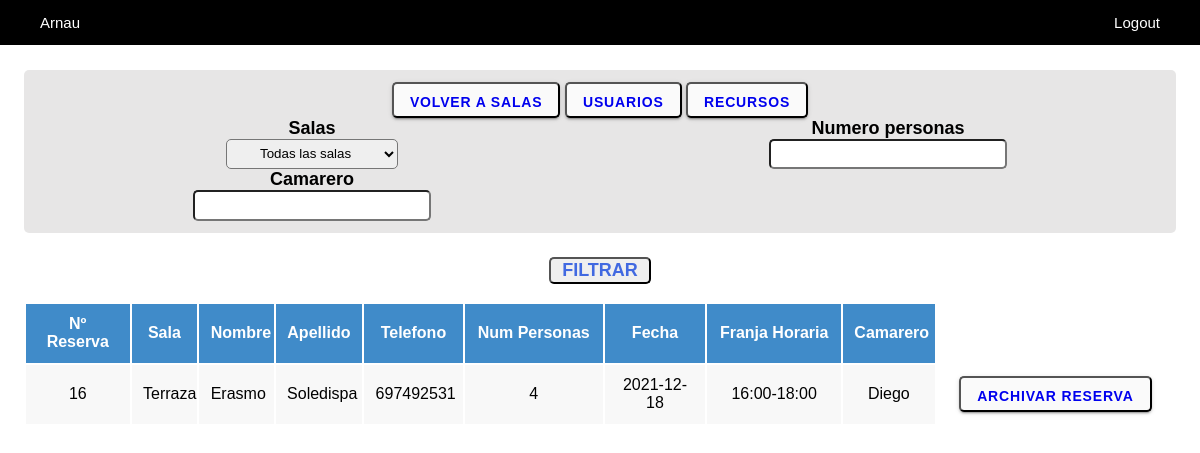
/view/zona.reserva.php (signed in), run on the app's committed database.
### tables this page shows
CREATE TABLE `tbl_reserva` (
  `id_r` int(11) NOT NULL,
  `nombre_r` varchar(45) DEFAULT NULL,
  `apellido_r` varchar(45) DEFAULT NULL,
  `telefono_r` int(9) DEFAULT NULL,
  `fecha_r` date DEFAULT NULL,
  `num_personas_r` int(11) DEFAULT NULL,
  `franja_horaria_r` tinyint(4) DEFAULT NULL,
  `hora_cierre_r` time DEFAULT NULL,
  `activa_r` enum('si','no') NOT NULL,
  `id_u` int(11) DEFAULT NULL
);

CREATE TABLE `tbl_sala` (
  `id_s` int(11) NOT NULL,
  `nombre_s` varchar(45) DEFAULT NULL,
  `descripcion_s` varchar(100) DEFAULT NULL,
  `img_s` varchar(100) DEFAULT NULL,
  `disponibilidad_s` enum('si','no') DEFAULT NULL
);

CREATE TABLE `tbl_usuario` (
  `id_u` int(11) NOT NULL,
  `nombre_u` varchar(45) DEFAULT NULL,
  `apellido_u` varchar(45) DEFAULT NULL,
  `correo_u` varchar(100) DEFAULT NULL,
  `contraseña_u` varchar(45) DEFAULT NULL,
  `tipo_u` enum('camarero','administrador') DEFAULT NULL,
  `disponibilidad_u` enum('si','no') DEFAULT NULL
);

### view/zona.reserva.php (the view, shortened to what this page needs)
<?php
require_once "../services/connection.php";
if ($_SESSION['email']=="") {
    header("location:login.php");
}else{
    ?>
    <!DOCTYPE html>
    <html lang="en">
    <head>
        <link rel="stylesheet" type="text/css" href="../css/styles.css">
    </head>
    <body>
        <ul class="padding-lat">
            <li><a><?php echo $_SESSION["nombre"];?></a></li>
            <li class="right">
                <a href="../proceses/logout.proc.php">Logout</a>
            </li>
        </ul>
        <div class="row padding-top padding-lat">
            <div class="fondo">
            <button type="submit"><a type='button' href='zona.sala.php'>Volver a salas</a></button>
            <button type="submit"><a type='button' href='zona.usuarios.php'>Usuarios</a></button>
            <button type="submit"><a type='button' href='zona.recursos.php'>Recursos</a></button>
                <form action="zona.reserva.php" method="post">
                    <div class="column-4">
                        <label for="sala">Salas</label><br>
                        <select name="sala" class="casilla">
                        <option value="" default>Todas las salas</option>
                                <?php
                                    try{
                                        $pdo->beginTransaction();
                                        $pdo->commit();
                                    } catch (Exception $e) {
                                        $pdo->rollBack();
                                        echo "Fallo: " . $e->getMessage();
                                    }
                                ?>
                        </select>
                    </div>
                    <div class="column-4">
                        <label for="numpersonas">Numero personas</label><br>
                        <input type="number" name="numpersonas" class="casilla">
                    </div>
                    <div class="column-4">
                        <label for="camarero">Camarero</label><br>
                        <input type="text" name="camarero" class="casilla">
                    </div>
                    <div class="column-1">
                        <br><br><input type="submit" value="FILTRAR" name="filtrar" class="filtrar">
                    </div>
                </form>
            </div>
        </div><br>
        <?php
        if (isset($_POST['filtrar'])) {
            $sala=$_POST['sala'];
            $numpersonas=$_POST['numpersonas'];
            $camarero=$_POST['camarero'];
            $data = array();
            if (!empty($sala)){
                $data[]="nombre_s = '{$sala}'";
            }
            if (!empty($numpersonas)){
                $data[]="num_personas_r = {$numpersonas}";
            }
            if (!empty($camarero)){
                $data[]="nombre_u = '{$camarero}'";
            }
            $anadir= implode(',',$data);
            $filtro=$pdo->prepare("SELECT r.*, mr.*, m.*, u.*, s.* FROM  tbl_reserva r
            LEFT JOIN `tbl_mesa/reserva` mr on r.id_r=mr.id_reserva
            LEFT JOIN tbl_mesa m on mr.id_mesa=m.id_m
            LEFT JOIN tbl_usuario u on r.id_u=u.id_u
            LEFT JOIN tbl_sala s on m.id_s=s.id_s
            WHERE {$anadir}
            ORDER BY fecha_r DESC , franja_horaria_r DESC");
                    try{
                        $pdo->beginTransaction();
                        $filtro->execute();
                        echo  "<div class='row padding-top-less padding-lat'>";
                        echo  "<table>";
                        echo  "<tr>";
                        echo  "<th class='blue'>Nº Reserva</th>";
                        echo  "<th class='blue'>Sala</th>";
                        echo  "<th class='blue'>Nombre</th>";
                        echo  "<th class='blue'>Apellido</th>";
                        echo  "<th class='blue'>Telefono</th>";
                        echo  "<th class='blue'>Num Personas</th>";
                        echo  "<th class='blue'>Fecha</th>";
                        echo  "<th class='blue'>Franja Horaria</th>";
                        echo  "<th class='blue'>Camarero</th>";
                        echo  "</tr>";
                        foreach ($filtro as $row) {
                            echo  "<tr>";
                            echo "<td class='gris'>{$row['id_r']}</td>";
                            echo "<td class='gris'>{$row['nombre_s']}</td>";
                            echo "<td class='gris'>{$row['nombre_r']}</td>";
                            echo "<td class='gris'>{$row['apellido_r']}</td>";
                            echo "<td class='gris'>{$row['telefono_r']}</td>";
                            echo "<td class='gris'>{$row['num_personas_r']}</td>";
                            echo "<td class='gris'>{$row['fecha_r']}</td>";
                            for ($i = 1,$y=12,$z=14; $i <= 6; $i++,$y+=2,$z+=2) {
                                if ($row['franja_horaria_r']==$i){
                                    echo "<td class='gris'>{$y}-{$z}</td>";
                                }
                            }
                            echo "<td class='gris'>{$row['nombre_u']}</td>";
                            echo "<td><button type='submit'><a type='button' href='../proceses/archivarreserva.php?id_r={$row['id_r']}'>Archivar reserva</a></button></td>";
                            echo  "</tr>";
                        }
                        echo "</table>";
                        echo "</div>";
                        $pdo->commit();
                    } catch (Exception $e) {
                        $pdo->rollBack();
                        echo "Fallo: " . $e->getMessage();
                    }
        }else {
            $historial=$pdo->prepare("SELECT r.*, mr.*, m.*, u.*, s.* FROM  tbl_reserva r
            LEFT JOIN `tbl_mesa/reserva` mr on r.id_r=mr.id_reserva
            LEFT JOIN tbl_mesa m on mr.id_mesa=m.id_m
            LEFT JOIN tbl_usuario u on r.id_u=u.id_u
            LEFT JOIN tbl_sala s on m.id_s=s.id_s
            WHERE r.activa_r='si'
            ORDER BY fecha_r DESC , franja_horaria_r DESC");
                    try{
                        $pdo->beginTransaction();
                        $historial->execute();
                        echo  "<div class='row padding-top-less padding-lat'>";
                        echo  "<table>";
                        echo  "<tr>";
                        echo  "<th class='blue'>Nº Reserva</th>";
                        echo  "<th class='blue'>Sala</th>";
                        echo  "<th class='blue'>Nombre</th>";
                        echo  "<th class='blue'>Apellido</th>";
                        echo  "<th class='blue'>Telefono</th>";
                        echo  "<th class='blue'>Num Personas</th>";
                        echo  "<th class='blue'>Fecha</th>";
                        echo  "<th class='blue'>Franja Horaria</th>";
                        echo  "<th class='blue'>Camarero</th>";
                        echo  "</tr>";
                        foreach ($historial as $row) {
                            echo  "<tr>";
                            echo "<td class='gris'>{$row['id_r']}</td>";
                            echo "<td class='gris'>{$row['nombre_s']}</td>";
                            echo "<td class='gris'>{$row['nombre_r']}</td>";
                            echo "<td class='gris'>{$row['apellido_r']}</td>";
                            echo "<td class='gris'>{$row['telefono_r']}</td>";
                            echo "<td class='gris'>{$row['num_personas_r']}</td>";
                            echo "<td class='gris'>{$row['fecha_r']}</td>";
                            for ($i = 1,$y=12,$z=14; $i <= 6; $i++,$y+=2,$z+=2) {
                                if ($row['franja_horaria_r']==$i){
                                    echo "<td class='gris'>{$y}:00-{$z}:00</td>";
                                }
                            }
                            echo "<td class='gris'>{$row['nombre_u']}</td>";
                            echo "<td><button type='submit'><a type='button' href='../proceses/archivarreserva.php?id_r={$row['id_r']}'>Archivar reserva</a></button></td>";
                            echo  "</tr>";
                        }
                        echo "</table>";
                        echo "</div>";
                        $pdo->commit();
                    } catch (Exception $e) {
                        $pdo->rollBack();
                        echo "Fallo: " . $e->getMessage();
                    }
        ?>
        </body>
        </html>
    <?php
    }
}
?>

### css/styles.css (style rules this page uses)
* { box-sizing: border-box; font-family: Arial, Helvetica, sans-serif; }
html, body { height: 100%; }
body { margin: 0; }
ul { list-style-type: none; margin: 0; padding: 0; overflow: hidden; background-color: black; position: fixed; top: 0; width: 100%; }
li { float: left; }
li a { display: block; color: white; text-align: center; padding: 14px 16px; text-decoration: none; font-size: 15px; }
.right { float: right; }
.padding-lat { padding-left: 2%; padding-right: 2%; }
.row:after { content: ""; display: table; clear: both; }
.padding-top { padding-top: 70px; }
.column-1 { width: 100%; float: left; }
.column-4 { width: 50%; float: left; }
.fondo { background-color: rgba(231, 230, 230, 1); padding-top: 1%; padding-bottom: 10%; text-align: center; border-radius: 5px; }
.casilla { border-radius: 5px; padding: 1%; padding-left: 5%; padding-right: 5%; }
table { width: 100%; }
tr { padding: 1%; text-align: center; }
th { padding: 1%; text-align: center; }
td { padding: 1%; text-align: center; }
.gris { background-color: #f8f8f8; }
.blue { background-color: #408bc9; color: white; }
label { font-weight: bold; font-size: 18px; }
.filtrar { font-size: 18px; font-weight: bold; padding-right: 1%; padding-left: 1%; color: royalblue; border-radius: 5px; }
button { padding: 0 16px; border-radius: 5px; background-color: #fafafa; box-shadow: 0 3px 1px -2px rgba(0, 0, 0, 0.2), 0 2px 2px 0 rgba(0, 0, 0, 0.14), 0 1px 5px 0 rgba(0, 0, 0, 0.12); transition: background-color 15ms linear, box-shadow 280ms cubic-bezier(0.4, 0, 0.2, 1); height: 36px; line-height: 2.25rem; font-size: 0.875rem; font-weight: bold; letter-spacing: 0.06em; text-transform: uppercase; }
button a { text-decoration: none; }

### data on the page
tbl_reserva: id_r "16", tbl_sala.nombre_s "Terraza", nombre_r "Erasmo", apellido_r "Soledispa", telefono_r "697492531", num_personas_r "4", fecha_r "2021-12-18", y "16", z "18", id_u.nombre_u "Diego"

### other printed values
$_SESSION["nombre"] "Arnau"
